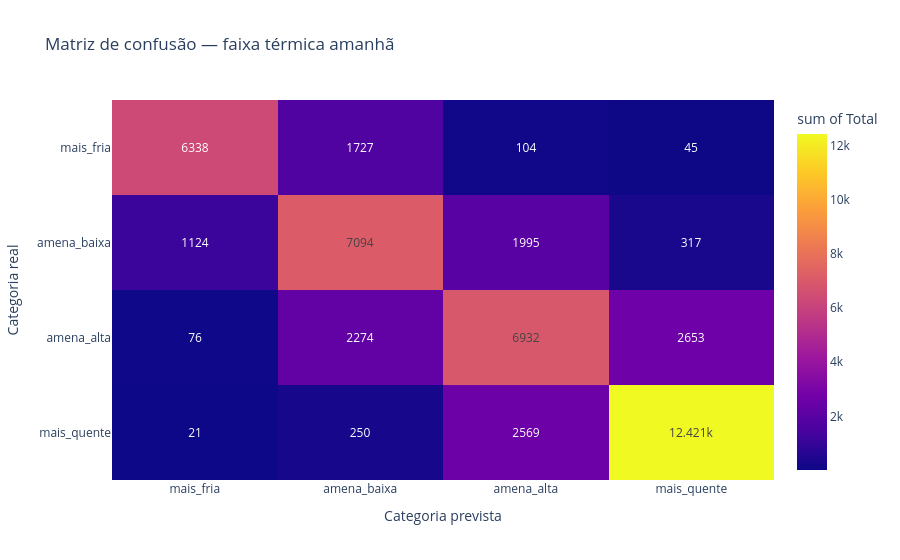

Source (notebook cell):
### Markdown cell above
### Gráfico: matriz de confusão — amanhã

### Code cell
fig = px.density_heatmap(
    spark_df_para_dicts(matriz_confusao_amanha),
    x="categoria_prevista",
    y="categoria_real",
    z="total",
    text_auto=True,
    title="Matriz de confusão — faixa térmica amanhã",
    labels={
        "categoria_prevista": "Categoria prevista",
        "categoria_real": "Categoria real",
        "total": "Total"
    },
    category_orders={
        "categoria_real": ["mais_fria", "amena_baixa", "amena_alta", "mais_quente"],
        "categoria_prevista": ["mais_fria", "amena_baixa", "amena_alta", "mais_quente"]
    }
)

fig.show()

### Figure 1 — Plotly figure (JSON) as saved in the notebook; plotly's stock layout.template omitted (floating-point values rounded to 4 significant figures)
{"data": [{"coloraxis": "coloraxis", "histfunc": "sum", "hovertemplate": "Categoria prevista=%{x}<br>Categoria real=%{y}<br>sum of Total=%{z}<extra></extra>", "name": "", "texttemplate": "%{z}", "type": "histogram2d", "x": ["amena_alta", "amena_baixa", "mais_fria", "mais_quente", "amena_alta", "amena_baixa", "mais_fria", "mais_quente", "amena_alta", "amena_baixa", "mais_fria", "mais_quente", "amena_alta", "amena_baixa", "mais_fria", "mais_quente"], "xaxis": "x", "xbingroup": "x", "y": ["amena_alta", "amena_alta", "amena_alta", "amena_alta", "amena_baixa", "amena_baixa", "amena_baixa", "amena_baixa", "mais_fria", "mais_fria", "mais_fria", "mais_fria", "mais_quente", "mais_quente", "mais_quente", "mais_quente"], "yaxis": "y", "ybingroup": "y", "z": [6932, 2274, 76, 2653, 1995, 7094, 1124, 317, 104, 1727, 6338, 45, 2569, 250, 21, 12421]}], "layout": {"coloraxis": {"colorbar": {"title": {"text": "sum of Total"}}, "colorscale": [[0, "#0d0887"], [0.1111, "#46039f"], [0.2222, "#7201a8"], [0.3333, "#9c179e"], [0.4444, "#bd3786"], [0.5556, "#d8576b"], [0.6667, "#ed7953"], [0.7778, "#fb9f3a"], [0.8889, "#fdca26"], [1, "#f0f921"]]}, "legend": {"tracegroupgap": 0}, "title": {"text": "Matriz de confusão — faixa térmica amanhã"}, "xaxis": {"anchor": "y", "categoryarray": ["mais_fria", "amena_baixa", "amena_alta", "mais_quente"], "categoryorder": "array", "domain": [0, 1], "title": {"text": "Categoria prevista"}}, "yaxis": {"anchor": "x", "categoryarray": ["mais_quente", "amena_alta", "amena_baixa", "mais_fria"], "categoryorder": "array", "domain": [0, 1], "title": {"text": "Categoria real"}}}}
